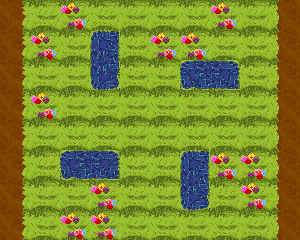

This is a level from a 2D game, rendered from its Tiled map with the project's own tilesets. A one-line summary and the complete map file follow:
An orthogonal 10x8 tile map with 30x30 px tiles, 1 tile layer (Capa de patrones 1), 3 tilesets.

<map version="1.5" tiledversion="1.5.0" orientation="orthogonal" renderorder="right-down" width="10" height="8" tilewidth="30" tileheight="30" infinite="0" nextlayerid="2" nextobjectid="1">
 <tileset firstgid="1" source="tileset1.tsx" />
 <tileset firstgid="13" source="tileset2.tsx" />
 <tileset firstgid="25" source="tileset3.tsx" />
 <layer id="1" name="Capa de patrones 1" width="10" height="8">
  <data encoding="csv">
10,11,12,11,11,11,11,12,11,9,
10,12,11,1,11,12,12,11,11,9,
10,11,11,4,11,11,7,8,11,9,
10,12,11,11,11,11,11,11,11,9,
10,11,11,11,11,11,11,11,11,9,
10,11,7,8,11,11,1,12,12,9,
10,11,11,12,11,11,4,11,12,9,
10,11,12,12,11,11,11,11,11,9
</data>
 </layer>
</map>